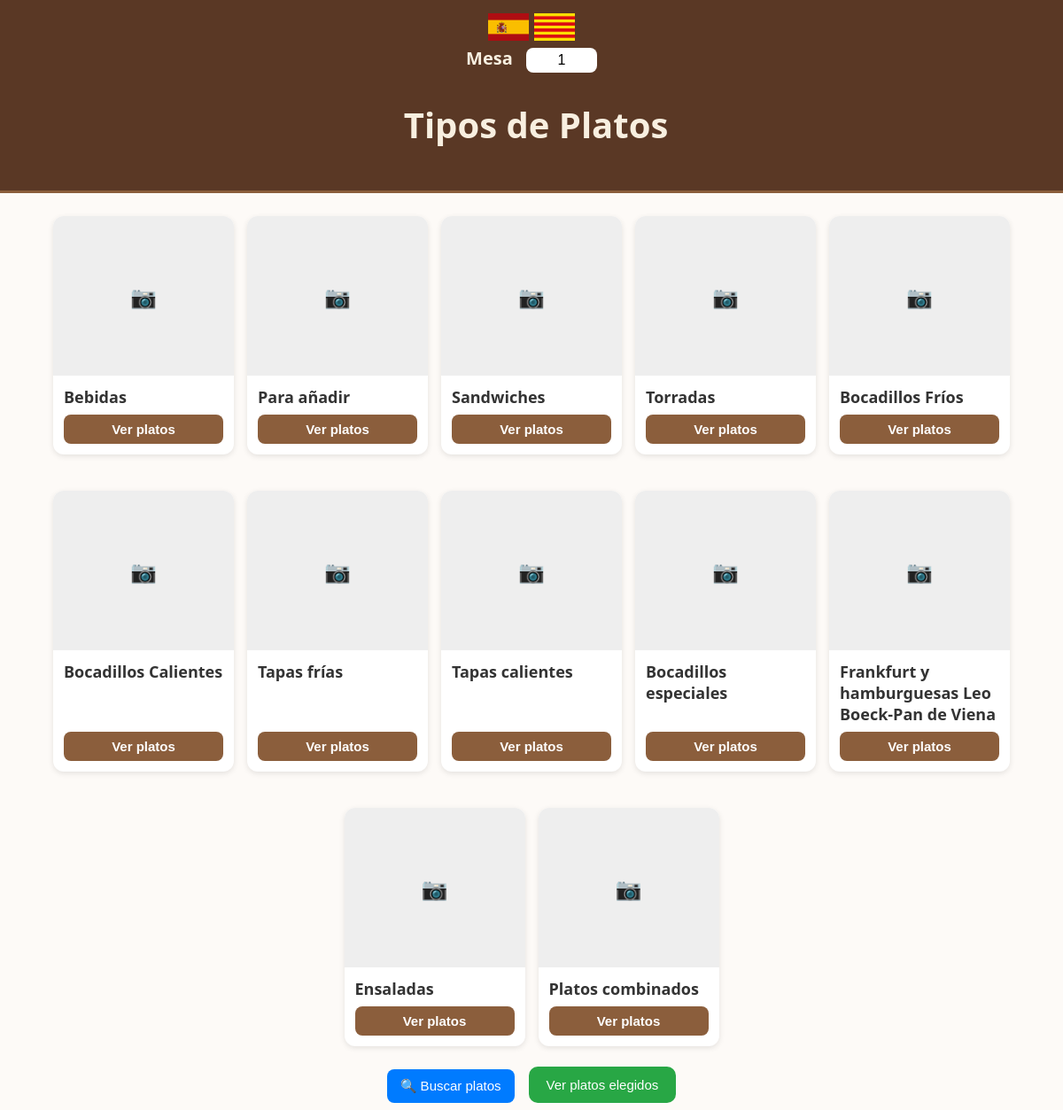
Page /crear_comandas/index.php on the committed database.
### tables this page shows
CREATE TABLE tipos_platos (
    id_tipo INT PRIMARY KEY AUTO_INCREMENT,
    nombre_tipo VARCHAR(100) NOT NULL,
    nombre_tipo_cat VARCHAR(100) NOT NULL,
    imagen_tipo VARCHAR(255) DEFAULT NULL
);

### crear_comandas/funciones.php (the view, shortened to what this page needs)
<?php
function renderItemList($items, $type = 'default', $conn = null)
{
    $html = "<div class='card-grid'>";
    foreach ($items as $item) {
        if ($type == "tipos") {
            $id = $item['id_tipo'];
            $nombre = $item['nombre_tipo'];
            $nombre_cat = $item['nombre_tipo_cat'];
            $imagen = $item['imagen_tipo'];
        } else if ($type == "platos") {
            $id = $item['id_plato'];
            $nombre = $item['nombre_plato'];
            $nombre_cat = $item['nombre_plato_cat'];
            $imagen = $item['imagen_plato'];
        }
        if ($_SESSION["idioma"] == "es") {
            $nombre_plato = $nombre;
            $ver_platos = "Ver platos";
        } else if ($_SESSION["idioma"] == "cat") {
            $nombre_plato = $nombre_cat;
            $nombre_alergeno = "nombre_alergeno_cat";
            $añadir_plato = "Afegir a la llista";
            $ver_platos = "Veure plats";
        }
        $alergenosAttr = !empty($item['alergenos']) ? htmlspecialchars($item['alergenos'], ENT_QUOTES) : '[]';
        $precio = $item['precio'] ?? 0.0;
        $html .= "<div class='card' data-id='{$id}' data-nombre='{$nombre_plato}' data-precio='{$precio}' data-alergenos='{$alergenosAttr}'>";
        if ($imagen) {
            $html .= "<img src='{$imagen}' class='card-img' alt=''>";
        } else {
            $html .= "<div class='card-placeholder'>📷</div>";
        }
        $html .= "<div class='card-body'>";
        $html .= "<h3>{$nombre_plato}</h3>";
        if ($type === 'tipos') {
            $html .= "<button class='btn' onclick='loadPlatos({$id}, \"{$nombre_plato}\")'>{$ver_platos}</button>";
        }
        $html .= "</div></div>";
    }
    $html .= "</div>";
    return $html;
}

### crear_comandas/index.php (shortened to what this page needs)
<?php
require_once 'funciones.php';
$query = $conn->query("SELECT * FROM tipos_platos");
$tipos = $query->fetch_all(MYSQLI_ASSOC);
$idioma = $_SESSION["idioma"];
?>
<!DOCTYPE html>
<html lang="<?php echo $idioma; ?>">
<head>
    <link rel="stylesheet" href="../style.css">
</head>
<body>
    <header>
        <div class="botones_idiomas">
            <img class='bandera' src='../images/spain.png' alt='spain' onclick="cambiarIdioma('es')">
            <img class='bandera' src='../images/catalonia.png' alt='catalonia' onclick="cambiarIdioma('cat')">
        </div>
        <span><?php
            if ($idioma == "es") {
                echo "Mesa";
            } else if ($idioma == "cat") {
                echo "Taula";
            }
        ?>
        <input type="number" name="id_mesa" id="id_mesa"
               min="1" max="30"
               value="<?php echo $_SESSION["id_mesa"]; ?>"
               oninput="cambiarNumMesa(this)">
    </span>
        <br>
        <?php
            if ($idioma == "es") {
                echo "<h1>Tipos de Platos</h1>";
            } else if ($idioma == "cat") {
                echo "<h1>Tipus de Plats</h1>";
            }
        ?>
    </header>
    <div id="lista-platos">
        <?php echo renderItemList($tipos, 'tipos'); ?>
    </div>
    <div class="lista-botones">
         <?php
            if ($idioma == "es") {
                echo "<button class='btn-primary' onclick='openBuscadorPlatos()'>🔍 Buscar platos</button>";
                echo "<button id='btnLista' class='btn-success' onclick='openLista()'>Ver platos elegidos</button>";
            } else if ($idioma == "cat") {
                echo "<button class='btn-primary' onclick='openBuscadorPlatos()'>🔍 Buscar plats</button>";
                echo "<button id='btnLista' class='btn-success' onclick='openLista()'>Veure plats escollits</button>";
            }
        ?>
    </div>
</body>
</html>

### style.css (style rules this page uses)
:root { --marron-oscuro: #5a3825; --marron-claro: #8b5e3c; --beige: #f8efe0; --verde: #28a745; --azul: #007bff; --gris-claro: #f5f5f5; --rojo: #dc3545; --dorado: #d4a15d; }
body { font-family: "Segoe UI", Arial, sans-serif; background-color: #fdfaf7; color: #333; margin: 0; padding: 0; }
header { background: var(--marron-oscuro); color: var(--beige); padding: 15px; font-size: 20px; font-weight: bold; text-align: center; border-bottom: 3px solid var(--marron-claro); }
header input[type="number"], header h1 { margin-left: 10px; padding: 5px; border-radius: 8px; border: none; text-align: center; }
header input[type="number"] { width: 70px; font-size: 16px; }
button { cursor: pointer; font-size: 15px; transition: 0.2s ease; }
.btn-primary { background: var(--azul); color: white; border: none; border-radius: 8px; padding: 10px 15px; margin: 8px; }
.btn-success { background: var(--verde); color: white; border: none; border-radius: 8px; padding: 10px 15px; margin: 8px; }
.lista-botones { position: fixed; bottom: 0; left: 50%; transform: translateX(-50%); border: none; z-index: 1001; width: 100%; margin: unset; font-size: 40px; font-weight: bold; display: flex; justify-content: center; }
#btnLista { padding: 12px 20px; background: var(--verde); color: white; border: none; border-radius: 10px; }
.card-grid { display: flex; gap: 15px; flex-direction: row; align-content: center; flex-wrap: wrap; justify-content: center; margin-bottom: 72px; }
.card { background: white; border-radius: 12px; box-shadow: 0 2px 6px rgba(0, 0, 0, 0.1); overflow: hidden; display: flex; flex-direction: column; flex: 1 1 30%; max-width: 17%; margin-top: 26px; }
.card-placeholder { width: 100%; height: 180px; background: #eee; display: flex; justify-content: center; align-items: center; font-size: 24px; color: #999; }
.card-body { padding: 12px; text-align: left; flex: 1; display: flex; flex-direction: column; }
.card-body h3 { margin: 0 0 8px; font-size: 18px; }
.bandera { width: 46px; cursor: pointer; }
.btn, .btn-primary, .btn-success, .btn-danger, .btn-clear, .btn-add, .btn-fixed { margin-top: auto !important; }
.btn, .btn-add { margin-top: 10px; padding: 8px 12px; background: var(--marron-claro); color: #fff; border: none; border-radius: 8px; cursor: pointer; font-weight: 600; transition: all 0.25s ease; }
input[type=number] { -moz-appearance: textfield; }
input[type="number"] { -moz-appearance: textfield; }

### rows in the picture
tipos_platos: nombre_tipo "Bebidas", ver_platos "Ver platos"
tipos_platos: nombre_tipo "Para añadir", ver_platos "Ver platos"
tipos_platos: nombre_tipo "Sandwiches", ver_platos "Ver platos"
tipos_platos: nombre_tipo "Torradas", ver_platos "Ver platos"
tipos_platos: nombre_tipo "Bocadillos Fríos", ver_platos "Ver platos"
tipos_platos: nombre_tipo "Bocadillos Calientes", ver_platos "Ver platos"
tipos_platos: nombre_tipo "Tapas frías", ver_platos "Ver platos"
tipos_platos: nombre_tipo "Tapas calientes", ver_platos "Ver platos"
tipos_platos: nombre_tipo "Bocadillos especiales", ver_platos "Ver platos"
tipos_platos: nombre_tipo "Frankfurt y hamburguesas Leo Boeck-Pan de Viena", ver_platos "Ver platos"
tipos_platos: nombre_tipo "Ensaladas", ver_platos "Ver platos"
tipos_platos: nombre_tipo "Platos combinados", ver_platos "Ver platos"
